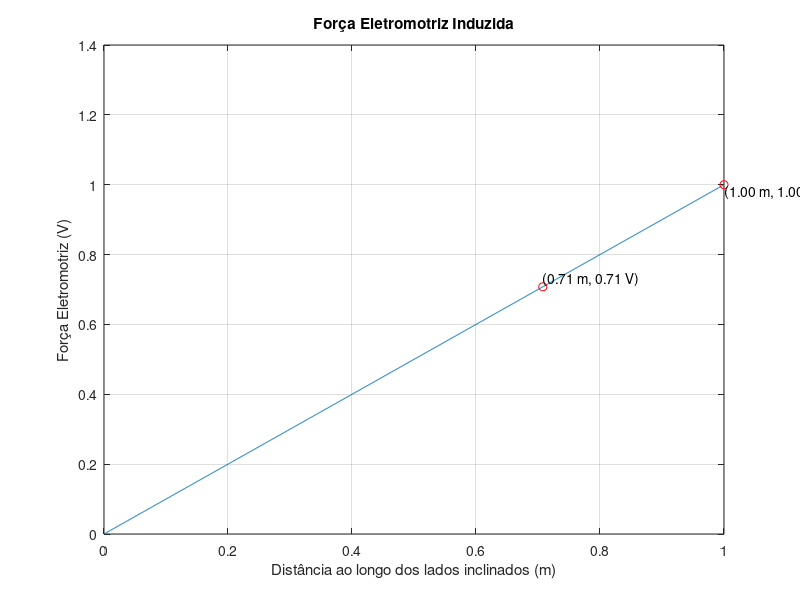

This figure's MATLAB source:
c = 3e8; 
f = 575e6; 
lambda = c / f; 
E0 = 1; 
L = 1;
theta = 60 * pi / 180;
z = linspace(0, L, 1000);

% Calculando a força eletromotriz (fem) para cada lado inclinado
fem = zeros(size(z)); % Inicialização do vetor de fem

for i = 1:length(z)
    fem(i) = 2 * E0 * z(i) * cos(theta); % Calculando a fem para cada ponto ao longo do lado inclinado
end

% Plotagem do gráfico
figure;
plot(z, fem);
xlabel('Distância ao longo dos lados inclinados (m)');
ylabel('Força Eletromotriz (V)');
title('Força Eletromotriz Induzida');

% Encontrando a faixa onde a fem cai para 1/sqrt(2) de seu valor máximo
max_fem = max(fem);
threshold = max_fem / sqrt(2);
indices = find(fem >= threshold);
min_index = indices(1);
max_index = indices(end);

hold on;
plot(z(min_index), fem(min_index), 'ro');
plot(z(max_index), fem(max_index), 'ro');
text(z(min_index), fem(min_index), sprintf('(%.2f m, %.2f V)', z(min_index), fem(min_index)), 'VerticalAlignment', 'bottom');
text(z(max_index), fem(max_index), sprintf('(%.2f m, %.2f V)', z(max_index), fem(max_index)), 'VerticalAlignment', 'top');
hold off;
grid on;